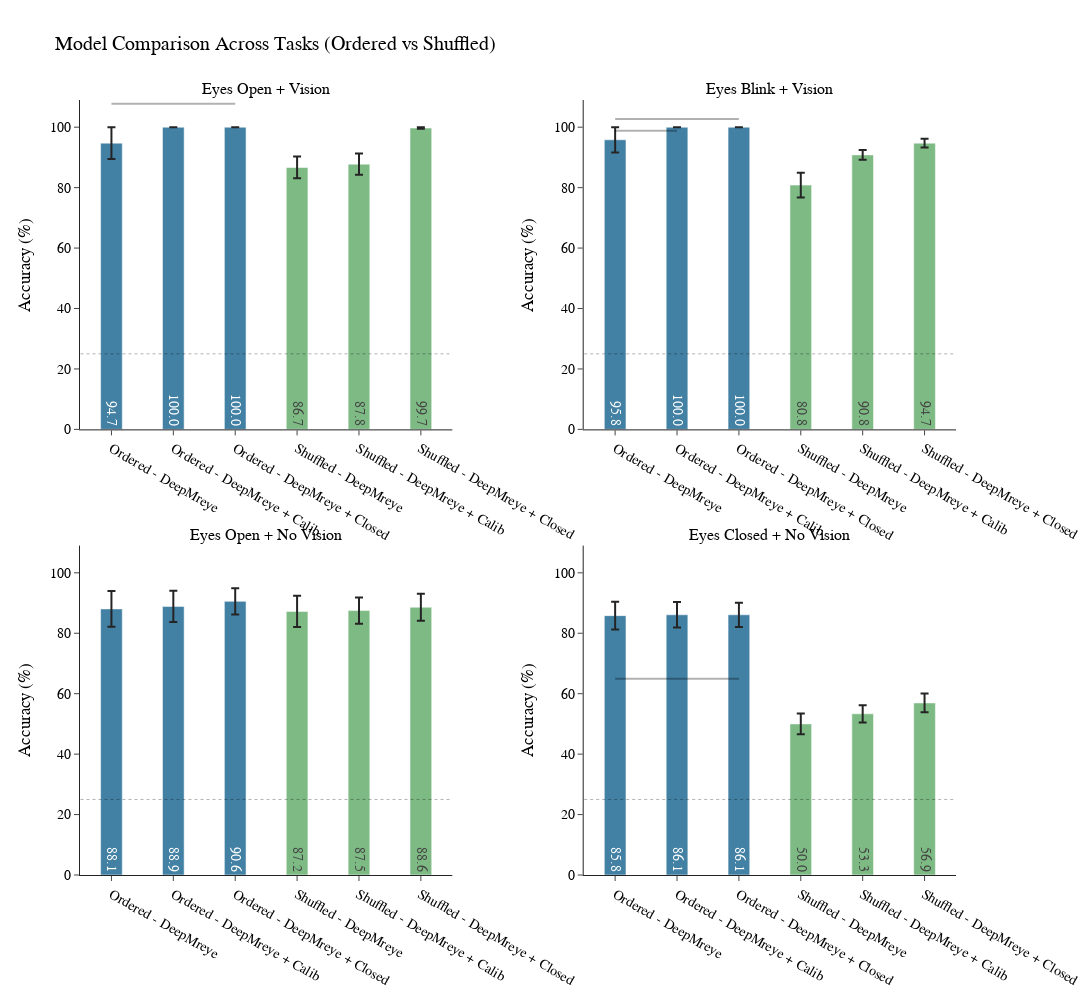

Notebook code for this chart:
### Code cell
import plotly.graph_objects as go
from plotly.subplots import make_subplots

# Fixed model order
model_order = ["pt", "pt_calib", "pt_gaze"]

# Create subplot figure (one per task, with Ordered vs Shuffled groups)
fig = make_subplots(
    rows=2, cols=2, 
    subplot_titles=[task_titles[t] for t in task_list],
    horizontal_spacing=0.15, vertical_spacing=0.15
)

for idx, task in enumerate(task_list):
    row = idx // 2 + 1
    col = idx % 2 + 1
    
    for j, order in enumerate(["ordered", "shuffled"]):
        subset = df_all_accuracies[
            (df_all_accuracies["task"] == task) &
            (df_all_accuracies["order"] == order)
        ]
        
        means = subset.groupby("model")["value"].mean() * 100
        stderrs = subset.groupby("model")["value"].sem().reindex(model_order).values * 100
        
        y_vals = [means.get(m, 0) for m in model_order]
        tick_labels = [f"{order.capitalize()} - {model_name_map[m]}" for m in model_order]
        
        # Plot bars
        fig.add_trace(go.Bar(
            x=tick_labels,
            y=y_vals,
            error_y=dict(type='data', array=stderrs),
            text=[f"{v:.1f}" for v in y_vals],
            textposition="inside",
            insidetextanchor="start",
            marker_color=ordered_color if order == "ordered" else shuffled_color,
            width=0.35,
            name=f"{order.capitalize()} - {task_titles[task]}"
        ), row=row, col=col)
        
        # === Add significance bars ===
        x_positions = {m: i for i, m in enumerate(model_order)}
        
        for m1_i in range(len(model_order)):
            for m2_i in range(m1_i + 1, len(model_order)):
                model_a = model_order[m1_i]
                model_b = model_order[m2_i]
                
                sig_row = sig_df[
                    (sig_df.task == task) &
                    (sig_df.order == order) &
                    (
                        ((sig_df.model_a == model_a) & (sig_df.model_b == model_b)) |
                        ((sig_df.model_a == model_b) & (sig_df.model_b == model_a))
                    )
                ]
                
                if not sig_row.empty and sig_row.iloc[0].p_value < 0.05:
                    max_y = max(means.get(model_a, 0), means.get(model_b, 0))
                    line_y = max_y + 8
                    
                    fig.add_shape(
                        type="line",
                        x0=x_positions[model_a],
                        x1=x_positions[model_b],
                        y0=line_y,
                        y1=line_y,
                        line=dict(color="black", width=2),
                        row=row, col=col
                    )

    # Y-axis + chance line
    fig.update_yaxes(range=[0, 109], title_text="Accuracy (%)", row=row, col=col)
    fig.add_shape(
        type="line",
        x0=-0.5, x1=len(model_order)*2 - 0.5,
        y0=25, y1=25,
        line=dict(color="black", width=1, dash="dot"),
        row=row, col=col
    )

fig.update_layout(
    height=1000,
    width=1200,
    title_text="Model Comparison Across Tasks (Ordered vs Shuffled)",
    template="simple_white",
    showlegend=False,
    font=dict(family="Helvetica Neue", size=14, color="black"),
    barmode="group"
)

fig.show()
fig.write_image("/Users/sinakling/Desktop/classifier_comparison_grouped_new.pdf")

### Figure 1 — Plotly figure (JSON) as saved in the notebook; plotly's stock layout.template omitted (floating-point values rounded to 4 significant figures)
{"data": [{"error_y": {"array": [5.278, 0, 0], "type": "data"}, "insidetextanchor": "start", "marker": {"color": "#4281A4"}, "name": "Ordered - Eyes Open + Vision", "text": ["94.7", "100.0", "100.0"], "textposition": "inside", "type": "bar", "width": 0.35, "x": ["Ordered - DeepMreye", "Ordered - DeepMreye + Calib", "Ordered - DeepMreye + Closed"], "xaxis": "x", "y": [94.72, 100, 100], "yaxis": "y"}, {"error_y": {"array": [3.596, 3.556, 0.2778], "type": "data"}, "insidetextanchor": "start", "marker": {"color": "#7DBA84"}, "name": "Shuffled - Eyes Open + Vision", "text": ["86.7", "87.8", "99.7"], "textposition": "inside", "type": "bar", "width": 0.35, "x": ["Shuffled - DeepMreye", "Shuffled - DeepMreye + Calib", "Shuffled - DeepMreye + Closed"], "xaxis": "x", "y": [86.67, 87.78, 99.72], "yaxis": "y"}, {"error_y": {"array": [4.167, 0, 0], "type": "data"}, "insidetextanchor": "start", "marker": {"color": "#4281A4"}, "name": "Ordered - Eyes Blink + Vision", "text": ["95.8", "100.0", "100.0"], "textposition": "inside", "type": "bar", "width": 0.35, "x": ["Ordered - DeepMreye", "Ordered - DeepMreye + Calib", "Ordered - DeepMreye + Closed"], "xaxis": "x2", "y": [95.83, 100, 100], "yaxis": "y2"}, {"error_y": {"array": [4.062, 1.637, 1.436], "type": "data"}, "insidetextanchor": "start", "marker": {"color": "#7DBA84"}, "name": "Shuffled - Eyes Blink + Vision", "text": ["80.8", "90.8", "94.7"], "textposition": "inside", "type": "bar", "width": 0.35, "x": ["Shuffled - DeepMreye", "Shuffled - DeepMreye + Calib", "Shuffled - DeepMreye + Closed"], "xaxis": "x2", "y": [80.83, 90.83, 94.72], "yaxis": "y2"}, {"error_y": {"array": [5.919, 5.186, 4.331], "type": "data"}, "insidetextanchor": "start", "marker": {"color": "#4281A4"}, "name": "Ordered - Eyes Open + No Vision", "text": ["88.1", "88.9", "90.6"], "textposition": "inside", "type": "bar", "width": 0.35, "x": ["Ordered - DeepMreye", "Ordered - DeepMreye + Calib", "Ordered - DeepMreye + Closed"], "xaxis": "x3", "y": [88.06, 88.89, 90.56], "yaxis": "y3"}, {"error_y": {"array": [5.151, 4.342, 4.463], "type": "data"}, "insidetextanchor": "start", "marker": {"color": "#7DBA84"}, "name": "Shuffled - Eyes Open + No Vision", "text": ["87.2", "87.5", "88.6"], "textposition": "inside", "type": "bar", "width": 0.35, "x": ["Shuffled - DeepMreye", "Shuffled - DeepMreye + Calib", "Shuffled - DeepMreye + Closed"], "xaxis": "x3", "y": [87.22, 87.5, 88.61], "yaxis": "y3"}, {"error_y": {"array": [4.561, 4.219, 4.019], "type": "data"}, "insidetextanchor": "start", "marker": {"color": "#4281A4"}, "name": "Ordered - Eyes Closed + No Vision", "text": ["85.8", "86.1", "86.1"], "textposition": "inside", "type": "bar", "width": 0.35, "x": ["Ordered - DeepMreye", "Ordered - DeepMreye + Calib", "Ordered - DeepMreye + Closed"], "xaxis": "x4", "y": [85.83, 86.11, 86.11], "yaxis": "y4"}, {"error_y": {"array": [3.426, 2.852, 3.088], "type": "data"}, "insidetextanchor": "start", "marker": {"color": "#7DBA84"}, "name": "Shuffled - Eyes Closed + No Vision", "text": ["50.0", "53.3", "56.9"], "textposition": "inside", "type": "bar", "width": 0.35, "x": ["Shuffled - DeepMreye", "Shuffled - DeepMreye + Calib", "Shuffled - DeepMreye + Closed"], "xaxis": "x4", "y": [50, 53.33, 56.94], "yaxis": "y4"}], "layout": {"annotations": [{"font": {"size": 16}, "showarrow": false, "text": "Eyes Open + Vision", "x": 0.2125, "xanchor": "center", "xref": "paper", "y": 1, "yanchor": "bottom", "yref": "paper"}, {"font": {"size": 16}, "showarrow": false, "text": "Eyes Blink + Vision", "x": 0.7875, "xanchor": "center", "xref": "paper", "y": 1, "yanchor": "bottom", "yref": "paper"}, {"font": {"size": 16}, "showarrow": false, "text": "Eyes Open + No Vision", "x": 0.2125, "xanchor": "center", "xref": "paper", "y": 0.425, "yanchor": "bottom", "yref": "paper"}, {"font": {"size": 16}, "showarrow": false, "text": "Eyes Closed + No Vision", "x": 0.7875, "xanchor": "center", "xref": "paper", "y": 0.425, "yanchor": "bottom", "yref": "paper"}], "barmode": "group", "font": {"color": "black", "family": "Helvetica Neue", "size": 14}, "height": 1000, "shapes": [{"line": {"color": "black", "width": 2}, "type": "line", "x0": 0, "x1": 2, "xref": "x", "y0": 107.7, "y1": 107.7, "yref": "y"}, {"line": {"color": "black", "dash": "dot", "width": 1}, "type": "line", "x0": -0.5, "x1": 5.5, "xref": "x", "y0": 25, "y1": 25, "yref": "y"}, {"line": {"color": "black", "width": 2}, "type": "line", "x0": 0, "x1": 1, "xref": "x2", "y0": 98.83, "y1": 98.83, "yref": "y2"}, {"line": {"color": "black", "width": 2}, "type": "line", "x0": 0, "x1": 2, "xref": "x2", "y0": 102.7, "y1": 102.7, "yref": "y2"}, {"line": {"color": "black", "dash": "dot", "width": 1}, "type": "line", "x0": -0.5, "x1": 5.5, "xref": "x2", "y0": 25, "y1": 25, "yref": "y2"}, {"line": {"color": "black", "dash": "dot", "width": 1}, "type": "line", "x0": -0.5, "x1": 5.5, "xref": "x3", "y0": 25, "y1": 25, "yref": "y3"}, {"line": {"color": "black", "width": 2}, "type": "line", "x0": 0, "x1": 2, "xref": "x4", "y0": 64.94, "y1": 64.94, "yref": "y4"}, {"line": {"color": "black", "dash": "dot", "width": 1}, "type": "line", "x0": -0.5, "x1": 5.5, "xref": "x4", "y0": 25, "y1": 25, "yref": "y4"}], "showlegend": false, "title": {"text": "Model Comparison Across Tasks (Ordered vs Shuffled)"}, "width": 1200, "xaxis": {"anchor": "y", "domain": [0, 0.425]}, "xaxis2": {"anchor": "y2", "domain": [0.575, 1]}, "xaxis3": {"anchor": "y3", "domain": [0, 0.425]}, "xaxis4": {"anchor": "y4", "domain": [0.575, 1]}, "yaxis": {"anchor": "x", "domain": [0.575, 1], "range": [0, 109], "title": {"text": "Accuracy (%)"}}, "yaxis2": {"anchor": "x2", "domain": [0.575, 1], "range": [0, 109], "title": {"text": "Accuracy (%)"}}, "yaxis3": {"anchor": "x3", "domain": [0, 0.425], "range": [0, 109], "title": {"text": "Accuracy (%)"}}, "yaxis4": {"anchor": "x4", "domain": [0, 0.425], "range": [0, 109], "title": {"text": "Accuracy (%)"}}}}
